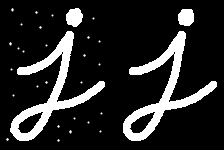
#> input picture Learning/ImageProcessing/MorphologicalTransformations/opening.png, 224 x 150 px
$ python opening.py
#> lines starting #> are read from the running program, lines starting #| are printed output that depends on the picture; after the words box and inside, x2 and y2 are one past the last pixel; in counts of white or black regions, pixels touching at a corner belong together
__author__ = 'Ueliton'

#Erosao seguida de dilatacao
import cv2
import numpy as np
from matplotlib import pyplot as plt

img = cv2.imread('opening.png', 0)
#> img is the input picture: shape (150, 224); min 0, max 255, mean 39.8
kernel = np.ones((5, 5), np.uint8)
opening = cv2.morphologyEx(img, cv2.MORPH_OPEN, kernel)
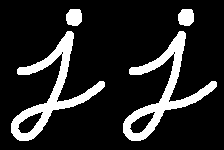
#> opening: shape (150, 224); 15.2% white; 4 white regions, box (x1, y1, x2, y2) and area: (11, 31, 105, 141) 2326, (123, 31, 217, 141) 2326, (66, 9, 82, 26) 233, (178, 9, 194, 26) 233
erosion = cv2.erode(img,kernel,iterations=-1)
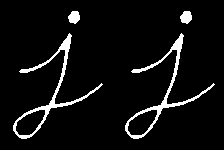
#> erosion: shape (150, 224); 6% white; 4 white regions, box (x1, y1, x2, y2) and area: (13, 33, 103, 139) 898, (125, 33, 215, 139) 898, (68, 11, 80, 24) 117, (180, 11, 192, 24) 117
dilatation = cv2.dilate(erosion, kernel,iterations=-1)

plt.subplot(221), plt.imshow(img), plt.title('Original')
plt.xticks([]), plt.yticks([])
plt.subplot(222), plt.imshow(erosion), plt.title('Erosion')
plt.xticks([]), plt.yticks([])
plt.subplot(223), plt.imshow(dilatation), plt.title('Dilatation')
plt.xticks([]), plt.yticks([])
plt.subplot(224), plt.imshow(opening), plt.title('Opening')
plt.xticks([]), plt.yticks([])

plt.show();
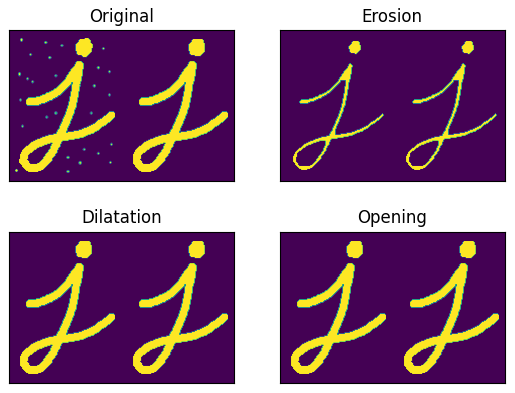
#> figure drawn by matplotlib, 4 panels
